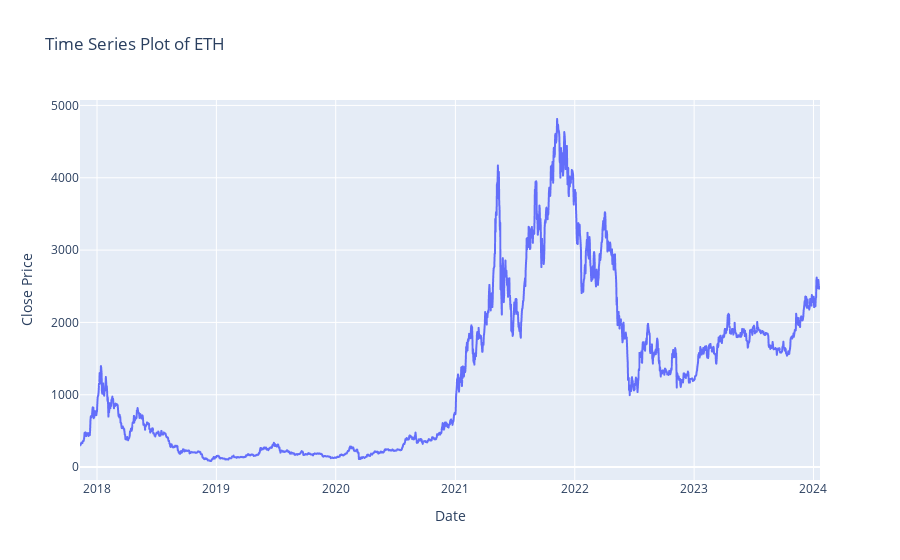

Here is the notebook cell this chart was saved with:
### Code cell
fig_ETH = px.line(df_ETH, x='Date', y='Close', title='Time Series Plot of ETH', labels={'Close': 'Close Price'})

fig_ETH

### Figure 1 — Plotly figure (JSON) as saved in the notebook; plotly's stock layout.template omitted (floating-point values rounded to 4 significant figures; data arrays with more than 128 entries replaced by an {"elided": "..."} marker saying what was removed)
{"data": [{"hovertemplate": "Date=%{x}<br>Close Price=%{y}<extra></extra>", "legendgroup": "", "line": {"color": "#636efa", "dash": "solid"}, "marker": {"symbol": "circle"}, "mode": "lines", "name": "", "showlegend": false, "type": "scattergl", "x": {"elided": "2264 str values"}, "xaxis": "x", "y": {"elided": "2264 float values"}, "yaxis": "y"}], "layout": {"legend": {"tracegroupgap": 0}, "title": {"text": "Time Series Plot of ETH"}, "xaxis": {"anchor": "y", "domain": [0, 1], "title": {"text": "Date"}}, "yaxis": {"anchor": "x", "domain": [0, 1], "title": {"text": "Close Price"}}}}
